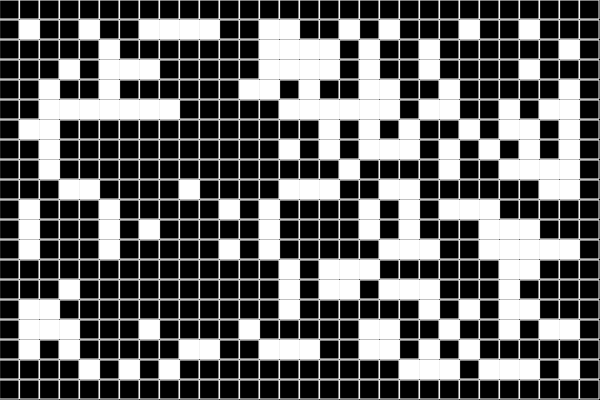
Frame 1 (no input)
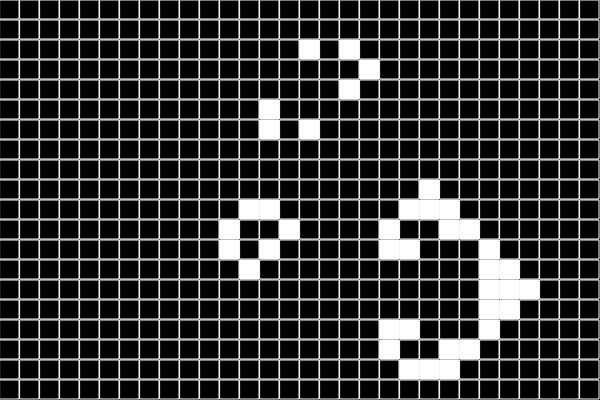
Frame 60 (no input)
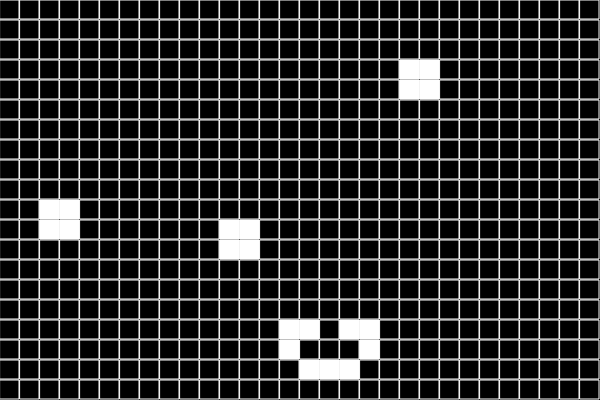
Frame 120 (the mouse pressed at the canvas centre since frame 60)

The p5.js sketch that drew these frames (run headless with seeded random() and noise() and a simulated clock; from frame 60 on, the mouse is pressed at the canvas centre):

// p5.js sketch
// ── sketch.js
let a_w;
let a_columns;
let a_rows;
let a_board;
let a_next;
// let a_on = 0;
// let a_off = 255;
let a_on = 255;
let a_off = 0;

function setup() {
  createCanvas(600, 400);
  life_setup();
}

function life_setup() {
  a_w = 20;
  // Calculate a_columns and a_rows
  a_columns = floor(width / a_w);
  a_rows = floor(height / a_w);
  // Wacky way to make a 2D array in JS
  a_board = [];
  for (let i = 0; i < a_columns; i++) {
    a_board[i] = [];
  }
  // Going to use multiple 2D arrays and swap them
  a_next = [];
  for (i = 0; i < a_columns; i++) {
    a_next[i] = [];
  }
  life_init();
}

function draw() {
  background(a_off);
  life_draw();
}

function life_draw() {
  life_generate();
  for (let i = 0; i < a_columns; i++) {
    for (let j = 0; j < a_rows; j++) {
      if ((a_board[i][j] == 1)) fill(a_on);
      else fill(a_off);
      stroke(a_on);
      rect(i * a_w, j * a_w, a_w - 1, a_w - 1);
    }
  }
}

// reset a_board when mouse is pressed
function mousePressed() {
  life_init();
}

// Fill a_board randomly
function life_init() {
  for (let i = 0; i < a_columns; i++) {
    for (let j = 0; j < a_rows; j++) {
      if (i == 0 ||
        j == 0 ||
        i == a_columns - 1 ||
        j == a_rows - 1) {
        // Lining the edges with 0s
        a_board[i][j] = 0;
      } else {
        // Filling the rest randomly
        a_board[i][j] = floor(random(2));
      }
      a_next[i][j] = 0;
    }
  }
}

// The process of creating the new generation
function life_generate() {
  // Loop through every spot in our 2D array and check spots neighbors
  for (let x = 1; x < a_columns - 1; x++) {
    for (let y = 1; y < a_rows - 1; y++) {
      // Add up all the states in a 3x3 surrounding grid
      let neighbors = 0;
      for (let i = -1; i <= 1; i++) {
        for (let j = -1; j <= 1; j++) {
          neighbors += a_board[x + i][y + j];
        }
      }
      // A little trick to subtract the current cell's state since
      // we added it in the above loop
      neighbors -= a_board[x][y];
      // Rules of Life
      if ((a_board[x][y] == 1) && (neighbors < 2))
        a_next[x][y] = 0; // Loneliness
      else if ((a_board[x][y] == 1) && (neighbors > 3))
        a_next[x][y] = 0; // Overpopulation
      else if ((a_board[x][y] == 0) && (neighbors == 3))
        a_next[x][y] = 1; // Reproduction
      else
        a_next[x][y] = a_board[x][y]; // Stasis
    }
  }
  // Swap!
  let temp = a_board;
  a_board = a_next;
  a_next = temp;
}

// https://p5js.org/examples/simulate-game-of-life.html

// https://www.conwaylife.com/patterns/glider.cells
// !Name: Glider
// !Author: Richard K. Guy
// !The smallest, most common, and first discovered spaceship.
// !www.conwaylife.com/wiki/index.php?title=Glider
// .O
// ..O
// OOO

// https://www.conwaylife.com/wiki/Noah%27s_ark
// !Name: Noah's ark
// !Author: Charles Corderman
// !A diagonal puffer made up of two switch engines that was found in 1971.
// !www.conwaylife.com/wiki/index.php?title=Noah's_ark
// ..........O.O
// .........O
// ..........O..O
// ............OOO
//
//
//
//
//
// .O
// O.O
//
// O..O
// ..OO
// ...O
